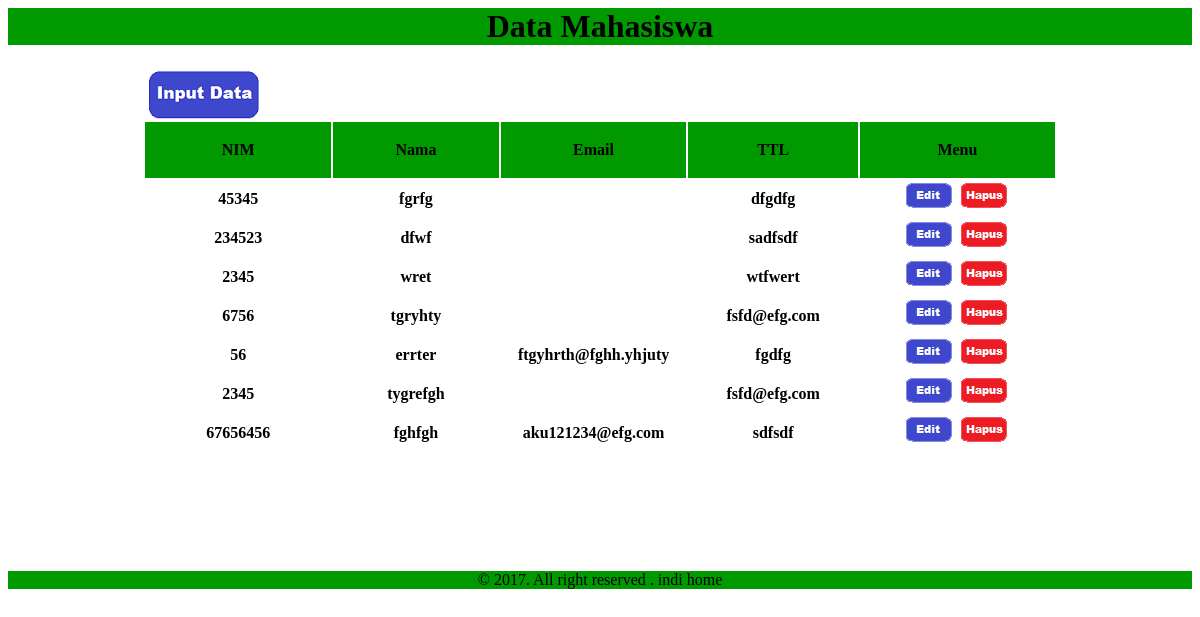
Before: / with the older database file.
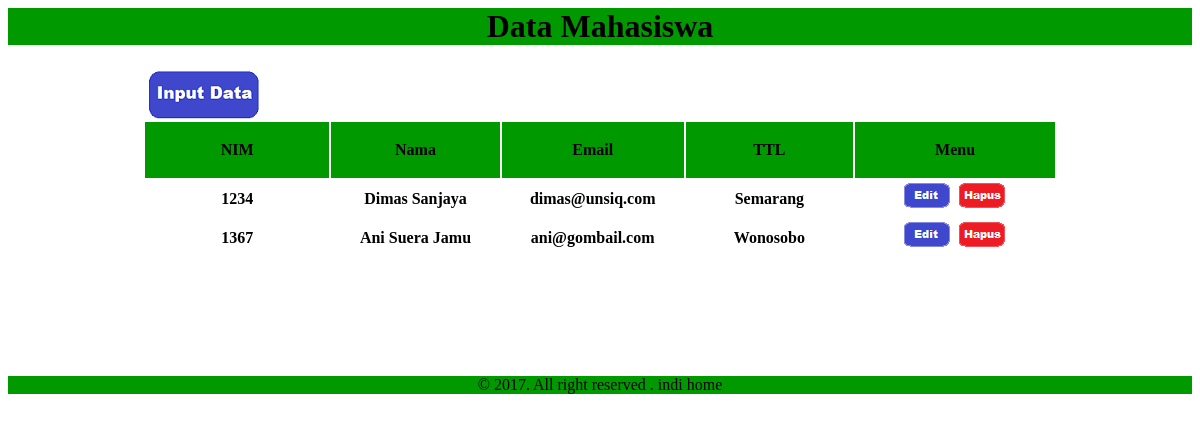
After: the same page with the newer database file.
### tables this page shows
CREATE TABLE IF NOT EXISTS `biodata` (
  `id` int(11) NOT NULL AUTO_INCREMENT,
  `nim` int(11) NOT NULL,
  `nama` varchar(40) NOT NULL,
  `email` varchar(50) NOT NULL,
  `tmpt_lahir` varchar(40) NOT NULL,
  PRIMARY KEY (`id`)
);

### koneksi.php (called while the page is built, shortened)
<?php
class koneksi{
	function tampil_data2(){
	$data = mysql_query("select * from biodata");
	while($d = mysql_fetch_array($data)){
		$hasil[] = $d;
	}
	return $hasil;
	}
}
?>

### index.php (the view, shortened to what this page needs)
<?php
include 'koneksi.php';
$db = new koneksi();
?>
<head>
</head>
<body>
	<div align="center" class="style1">
		<h1 class="style1">Data Mahasiswa</h1>
	</div>
		<table width="914" border="0" align="center">
			<tr>
			<td colspan="5"> <a href="input.php"><img src="input.png"/></a> </td>
			</tr>
			<tr>
				<th width="218" height="56" bgcolor="#009900">NIM</th>
				<th width="193" bgcolor="#009900">Nama</th>
				<th width="193" bgcolor="#009900">Email</th>
				<th width="188" bgcolor="#009900">TTL</th>
				<th width="233" bgcolor="#009900">Menu</th>
			</tr>
<?php
foreach($db->tampil_data2() as $x)
{
?>
			<tr>
				<td bgcolor="#FFFFFF"><div align="center"><strong><?php echo $x['nim']; ?></strong></div></td>
				<td bgcolor="#FFFFFF"><div align="center"><strong><?php echo $x['nama']; ?></strong></div></td>
				<td bgcolor="#FFFFFF"><div align="center"><strong><?php echo $x['email']; ?></strong></div></td>
				<td bgcolor="#FFFFFF"><div align="center"><strong><?php echo $x['tmpt_lahir']; ?></strong></div></td>
				<td bgcolor="#FFFFFF">
					<div align="center">
						<a href="edit.php?id=<?php echo $x['id']; ?>&aksi=edit"><img src="edit.png"/></a>
						<a href="proses.php?id=<?php echo $x['id']; ?>&aksi=hapus"><img src="hapus.png"/></a>
					</div>
				</td>
			</tr>
<?php
}
?>
		</table>
				<p>&nbsp;</p>
				<p>&nbsp;</p>
				<p>&nbsp;</p>
	<div align="center" class="style1">
		<font size="3">&copy; 2017. All right reserved . indi home</h3>
	</div>

### index.php (style rules this page uses)
.style1 { background-color:#009900; }

Changed rows visible on the page:
removed biodata: nim "45345", nama "fgrfg", tmpt_lahir "dfgdfg"
removed biodata: nim "234523", nama "dfwf", tmpt_lahir "sadfsdf"
removed biodata: nim "2345", nama "wret", tmpt_lahir "wtfwert"
removed biodata: nim "6756", nama "tgryhty", tmpt_lahir "fsfd@efg.com"
removed biodata: nim "56", nama "errter", email "ftgyhrth@fghh.yhjuty", tmpt_lahir "fgdfg"
removed biodata: nim "2345", nama "tygrefgh", tmpt_lahir "fsfd@efg.com"
removed biodata: nim "67656456", nama "fghfgh", email "aku121234@efg.com", tmpt_lahir "sdfsdf"
added biodata: nim "1234", nama "Dimas Sanjaya", email "dimas@unsiq.com", tmpt_lahir "Semarang"
added biodata: nim "1367", nama "Ani Suera Jamu", email "ani@gombail.com", tmpt_lahir "Wonosobo"
